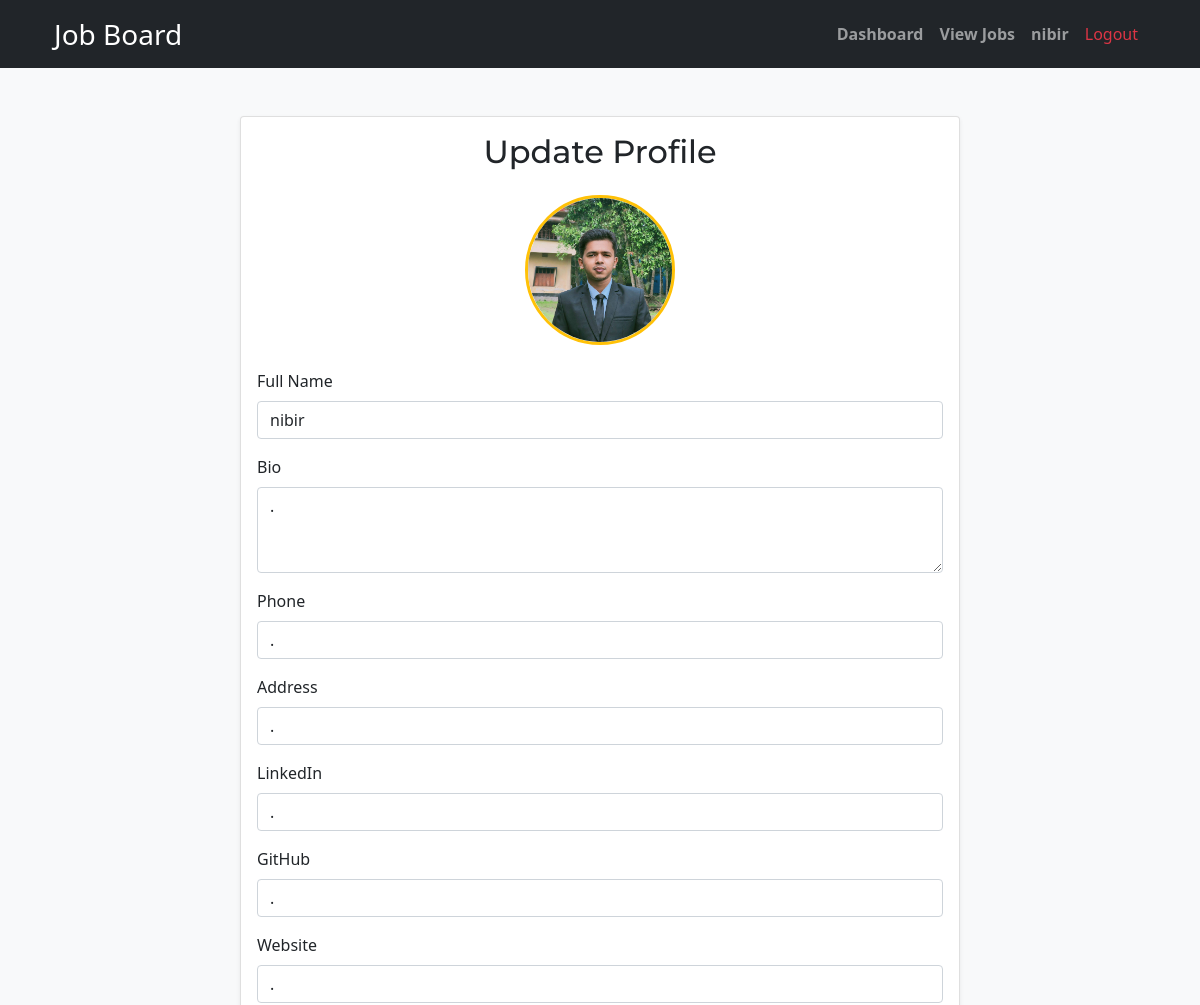
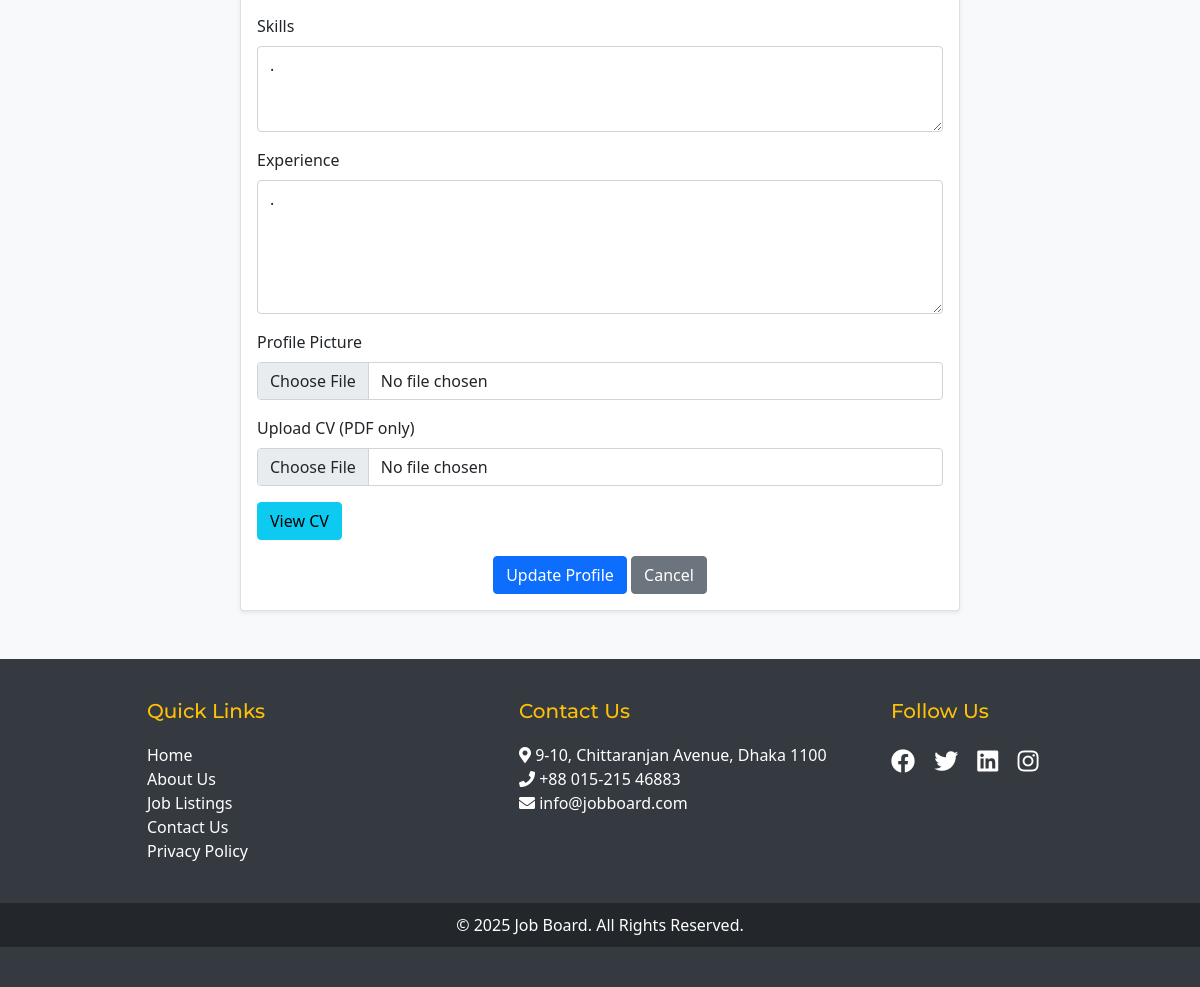
/update_profile.php (signed in), run on the app's committed database (2 pictures, top to bottom).
### tables this page shows
CREATE TABLE `profiles` (
  `id` int(11) NOT NULL,
  `user_id` int(11) NOT NULL,
  `full_name` varchar(255) NOT NULL,
  `bio` text DEFAULT NULL,
  `profile_photo` varchar(255) DEFAULT NULL,
  `phone` varchar(20) DEFAULT NULL,
  `address` varchar(255) DEFAULT NULL,
  `linkedin` varchar(255) DEFAULT NULL,
  `github` varchar(255) DEFAULT NULL,
  `website` varchar(255) DEFAULT NULL,
  `cv` varchar(255) DEFAULT NULL,
  `skills` varchar(255) DEFAULT NULL,
  `experience` text DEFAULT NULL,
  `created_at` timestamp NOT NULL DEFAULT current_timestamp(),
  `updated_at` timestamp NOT NULL DEFAULT current_timestamp() ON UPDATE current_timestamp()
);

### update_profile.php (the view, shortened to what this page needs)
<?php
include('includes/db.php');
$user_id = $_SESSION['user_id'];
$sql = "SELECT * FROM profiles WHERE user_id = '$user_id'";
$result = $conn->query($sql);
$profile = $result->num_rows > 0 ? $result->fetch_assoc() : null;
?>
<!DOCTYPE html>
<html lang="en">
<head>
    <?php include('headlink.php'); ?>
</head>
<body class="bg-light">
    <?php include('header.php'); ?>
    <div class="container mt-5">
        <div class="row justify-content-center">
            <div class="col-md-8">
                <div class="card shadow-sm">
                    <div class="card-body">
                        <h2 class="card-title text-center mb-4">Update Profile</h2>
                        <div class="text-center mb-4">
                            <?php if (!empty($profile['profile_photo'])): ?>
                                <img src="<?php echo htmlspecialchars($profile['profile_photo']); ?>" alt="Profile Photo" class="profile-photo">
                            <?php else: ?>
                                <img src="images/default-profile.png" alt="Default Profile Photo" class="profile-photo">
                            <?php endif; ?>
                        </div>
                        <form method="POST" action="update_profile.php" enctype="multipart/form-data">
                            <div class="mb-3">
                                <label for="full_name" class="form-label">Full Name</label>
                                <input type="text" name="full_name" class="form-control" value="<?php echo htmlspecialchars($_SESSION['name'] ?? ''); ?>" required>
                            </div>
                            <div class="mb-3">
                                <label for="bio" class="form-label">Bio</label>
                                <textarea name="bio" class="form-control" rows="3" required><?php echo htmlspecialchars($profile['bio'] ?? ''); ?></textarea>
                            </div>
                            <div class="mb-3">
                                <label for="phone" class="form-label">Phone</label>
                                <input type="text" name="phone" class="form-control" value="<?php echo htmlspecialchars($profile['phone'] ?? ''); ?>" required>
                            </div>
                            <div class="mb-3">
                                <label for="address" class="form-label">Address</label>
                                <input type="text" name="address" class="form-control" value="<?php echo htmlspecialchars($profile['address'] ?? ''); ?>" required>
                            </div>
                            <div class="mb-3">
                                <label for="linkedin" class="form-label">LinkedIn</label>
                                <input type="text" name="linkedin" class="form-control" value="<?php echo htmlspecialchars($profile['linkedin'] ?? ''); ?>">
                            </div>
                            <div class="mb-3">
                                <label for="github" class="form-label">GitHub</label>
                                <input type="text" name="github" class="form-control" value="<?php echo htmlspecialchars($profile['github'] ?? ''); ?>">
                            </div>
                            <div class="mb-3">
                                <label for="website" class="form-label">Website</label>
                                <input type="text" name="website" class="form-control" value="<?php echo htmlspecialchars($profile['website'] ?? ''); ?>">
                            </div>
                            <div class="mb-3">
                                <label for="skills" class="form-label">Skills</label>
                                <textarea name="skills" class="form-control" rows="3" required><?php echo htmlspecialchars($profile['skills'] ?? ''); ?></textarea>
                            </div>
                            <div class="mb-3">
                                <label for="experience" class="form-label">Experience</label>
                                <textarea name="experience" class="form-control" rows="5" required><?php echo htmlspecialchars($profile['experience'] ?? ''); ?></textarea>
                            </div>
                            <div class="mb-3">
                                <label for="profile_photo" class="form-label">Profile Picture</label>
                                <input type="file" name="profile_photo" class="form-control" accept="image/*">
                            </div>
                            <div class="mb-3">
                                <label for="cv" class="form-label">Upload CV (PDF only)</label>
                                <input type="file" name="cv" class="form-control" accept=".pdf">
                            </div>
                            <?php if (!empty($profile['cv'])): ?>
                                <div class="mb-3">
                                    <a href="<?php echo htmlspecialchars($profile['cv']); ?>" target="_blank" class="btn btn-info">View CV</a>
                                </div>
                            <?php endif; ?>
                            <div class="text-center mt-3">
                                <button type="submit" class="btn btn-primary">Update Profile</button>
                                <a href="profile.php" class="btn btn-secondary">Cancel</a>
                            </div>
                        </form>
                    </div>
                </div>
            </div>
        </div>
    </div>
    <?php include('footer.php'); ?>
</body>
</html>

### css/styles.css (style rules this page uses)
body { background-color: #f8f9fa; }
.card { border-radius: 12px; }
.btn { border-radius: 8px; }

### css/custom.css (style rules this page uses)
body { background-color: #f8f9fa; }
.card { border: none; border-radius: 10px; transition: transform 0.3s ease; }
.btn-primary { background-color: #007bff; border-color: #007bff; }
body { font-family: 'Poppins', sans-serif; }
h1, h2, h3, h4, h5, h6 { font-family: 'Montserrat', sans-serif; }

### update_profile.php (style rules this page uses)
.profile-photo { width: 150px; height: 150px; border-radius: 50%; object-fit: cover; border: 3px solid #ffc107; }

### data on the page
profiles: profile_photo (picture), bio ".", phone ".", address ".", linkedin ".", github ".", website ".", skills ".", experience "."

### other printed values
$_SESSION['name'] "nibir"
